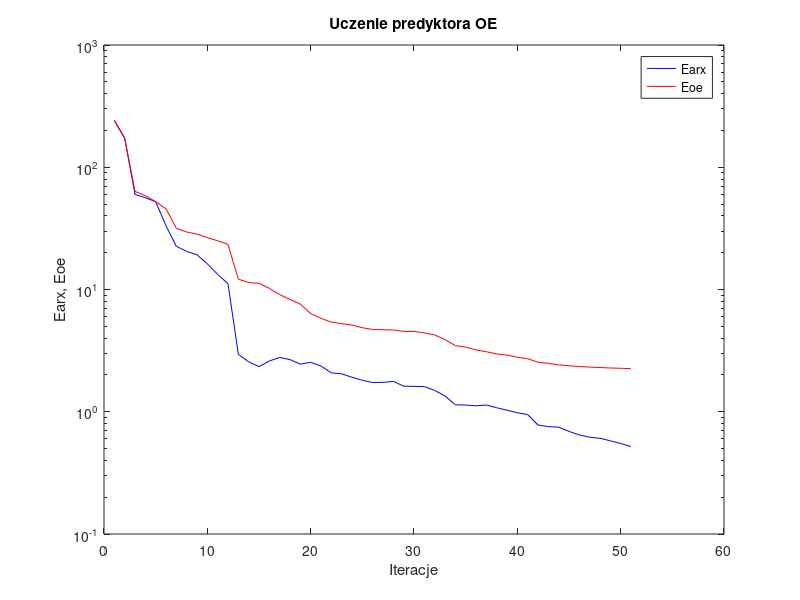
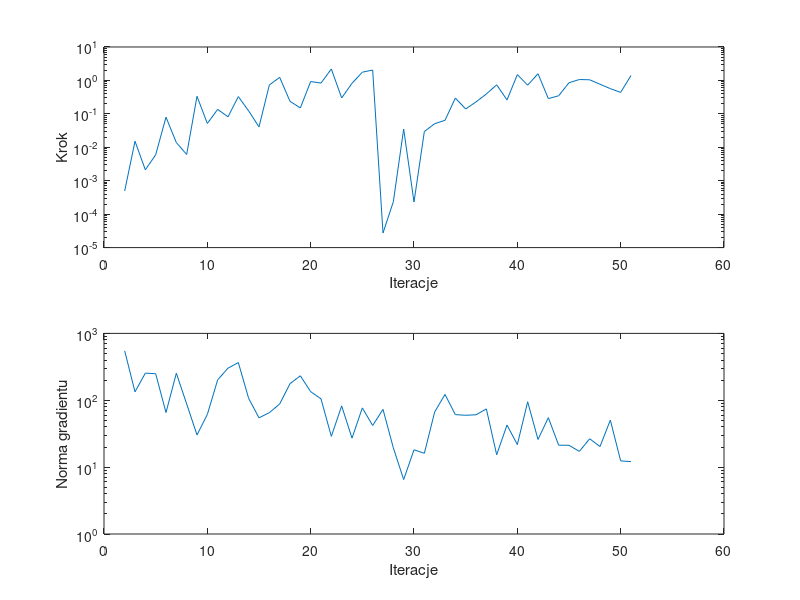

These figures' MATLAB source, in order:
%uczenie predyktora oe
clear all;
n=0; farx(n+1)=2.403373e+002; foe(n+1)=2.422674e+002; wspucz(n+1)=0.000000e+000; ng(n+1)=0.000000e+000;
%odnowa zmiennej metryki
n=1; farx(n+1)=1.722803e+002; foe(n+1)=1.740603e+002; krok(n+1)=4.927090e-004; ng(n+1)=5.488653e+002;
n=2; farx(n+1)=6.001868e+001; foe(n+1)=6.351880e+001; krok(n+1)=1.517118e-002; ng(n+1)=1.335615e+002;
n=3; farx(n+1)=5.631951e+001; foe(n+1)=5.859069e+001; krok(n+1)=2.117016e-003; ng(n+1)=2.545100e+002;
n=4; farx(n+1)=5.225950e+001; foe(n+1)=5.225963e+001; krok(n+1)=5.967857e-003; ng(n+1)=2.494031e+002;
n=5; farx(n+1)=3.320024e+001; foe(n+1)=4.576037e+001; krok(n+1)=7.959957e-002; ng(n+1)=6.553930e+001;
n=6; farx(n+1)=2.259087e+001; foe(n+1)=3.168654e+001; krok(n+1)=1.384176e-002; ng(n+1)=2.535295e+002;
n=7; farx(n+1)=2.048515e+001; foe(n+1)=2.955614e+001; krok(n+1)=6.100588e-003; ng(n+1)=8.808620e+001;
n=8; farx(n+1)=1.922714e+001; foe(n+1)=2.837798e+001; krok(n+1)=3.355407e-001; ng(n+1)=3.027123e+001;
n=9; farx(n+1)=1.620265e+001; foe(n+1)=2.657386e+001; krok(n+1)=5.157588e-002; ng(n+1)=6.138532e+001;
n=10; farx(n+1)=1.329153e+001; foe(n+1)=2.504167e+001; krok(n+1)=1.362955e-001; ng(n+1)=2.018626e+002;
n=11; farx(n+1)=1.114534e+001; foe(n+1)=2.339844e+001; krok(n+1)=8.153064e-002; ng(n+1)=3.021851e+002;
n=12; farx(n+1)=2.949424e+000; foe(n+1)=1.214969e+001; krok(n+1)=3.287969e-001; ng(n+1)=3.660614e+002;
n=13; farx(n+1)=2.562007e+000; foe(n+1)=1.139453e+001; krok(n+1)=1.221144e-001; ng(n+1)=1.064921e+002;
n=14; farx(n+1)=2.340459e+000; foe(n+1)=1.126018e+001; krok(n+1)=4.076532e-002; ng(n+1)=5.462073e+001;
n=15; farx(n+1)=2.600172e+000; foe(n+1)=1.021524e+001; krok(n+1)=7.310195e-001; ng(n+1)=6.524792e+001;
n=16; farx(n+1)=2.781985e+000; foe(n+1)=9.093849e+000; krok(n+1)=1.236406e+000; ng(n+1)=8.788707e+001;
n=17; farx(n+1)=2.670179e+000; foe(n+1)=8.286982e+000; krok(n+1)=2.367301e-001; ng(n+1)=1.770368e+002;
n=18; farx(n+1)=2.450031e+000; foe(n+1)=7.605352e+000; krok(n+1)=1.503594e-001; ng(n+1)=2.322297e+002;
n=19; farx(n+1)=2.538426e+000; foe(n+1)=6.351452e+000; krok(n+1)=9.270274e-001; ng(n+1)=1.343968e+002;
n=20; farx(n+1)=2.366014e+000; foe(n+1)=5.807259e+000; krok(n+1)=8.328011e-001; ng(n+1)=1.049441e+002;
n=21; farx(n+1)=2.079010e+000; foe(n+1)=5.408793e+000; krok(n+1)=2.196395e+000; ng(n+1)=2.882653e+001;
n=22; farx(n+1)=2.045281e+000; foe(n+1)=5.256365e+000; krok(n+1)=2.990259e-001; ng(n+1)=8.240780e+001;
n=23; farx(n+1)=1.912125e+000; foe(n+1)=5.123316e+000; krok(n+1)=8.202978e-001; ng(n+1)=2.711075e+001;
n=24; farx(n+1)=1.809752e+000; foe(n+1)=4.870986e+000; krok(n+1)=1.760056e+000; ng(n+1)=7.684423e+001;
n=25; farx(n+1)=1.732306e+000; foe(n+1)=4.709687e+000; krok(n+1)=2.048868e+000; ng(n+1)=4.190990e+001;
%odnowa zmiennej metryki
n=26; farx(n+1)=1.740242e+000; foe(n+1)=4.684955e+000; krok(n+1)=2.733737e-005; ng(n+1)=7.303784e+001;
n=27; farx(n+1)=1.771348e+000; foe(n+1)=4.665806e+000; krok(n+1)=2.353374e-004; ng(n+1)=1.943092e+001;
n=28; farx(n+1)=1.619890e+000; foe(n+1)=4.545087e+000; krok(n+1)=3.519888e-002; ng(n+1)=6.526298e+000;
n=29; farx(n+1)=1.612323e+000; foe(n+1)=4.540803e+000; krok(n+1)=2.302017e-004; ng(n+1)=1.814780e+001;
n=30; farx(n+1)=1.607541e+000; foe(n+1)=4.415262e+000; krok(n+1)=2.963700e-002; ng(n+1)=1.611220e+001;
n=31; farx(n+1)=1.494433e+000; foe(n+1)=4.251191e+000; krok(n+1)=5.079872e-002; ng(n+1)=6.679088e+001;
n=32; farx(n+1)=1.347029e+000; foe(n+1)=3.891741e+000; krok(n+1)=6.414287e-002; ng(n+1)=1.221793e+002;
n=33; farx(n+1)=1.141173e+000; foe(n+1)=3.476654e+000; krok(n+1)=2.969638e-001; ng(n+1)=6.098797e+001;
n=34; farx(n+1)=1.134163e+000; foe(n+1)=3.379628e+000; krok(n+1)=1.399123e-001; ng(n+1)=5.964103e+001;
n=35; farx(n+1)=1.118577e+000; foe(n+1)=3.203170e+000; krok(n+1)=2.272257e-001; ng(n+1)=6.062888e+001;
n=36; farx(n+1)=1.134983e+000; foe(n+1)=3.097147e+000; krok(n+1)=3.923690e-001; ng(n+1)=7.425321e+001;
n=37; farx(n+1)=1.078544e+000; foe(n+1)=2.972965e+000; krok(n+1)=7.382907e-001; ng(n+1)=1.531678e+001;
n=38; farx(n+1)=1.029391e+000; foe(n+1)=2.906904e+000; krok(n+1)=2.609695e-001; ng(n+1)=4.258609e+001;
n=39; farx(n+1)=9.808511e-001; foe(n+1)=2.794287e+000; krok(n+1)=1.492366e+000; ng(n+1)=2.171563e+001;
n=40; farx(n+1)=9.485887e-001; foe(n+1)=2.712277e+000; krok(n+1)=7.215816e-001; ng(n+1)=9.487800e+001;
n=41; farx(n+1)=7.794099e-001; foe(n+1)=2.542709e+000; krok(n+1)=1.585247e+000; ng(n+1)=2.591979e+001;
n=42; farx(n+1)=7.556325e-001; foe(n+1)=2.487757e+000; krok(n+1)=2.857025e-001; ng(n+1)=5.497893e+001;
n=43; farx(n+1)=7.483844e-001; foe(n+1)=2.419499e+000; krok(n+1)=3.477470e-001; ng(n+1)=2.128542e+001;
n=44; farx(n+1)=6.905397e-001; foe(n+1)=2.377991e+000; krok(n+1)=8.536620e-001; ng(n+1)=2.121953e+001;
n=45; farx(n+1)=6.462826e-001; foe(n+1)=2.343783e+000; krok(n+1)=1.063350e+000; ng(n+1)=1.719330e+001;
n=46; farx(n+1)=6.189169e-001; foe(n+1)=2.319703e+000; krok(n+1)=1.044632e+000; ng(n+1)=2.655844e+001;
n=47; farx(n+1)=6.067200e-001; foe(n+1)=2.299919e+000; krok(n+1)=7.679697e-001; ng(n+1)=2.032873e+001;
n=48; farx(n+1)=5.788048e-001; foe(n+1)=2.279890e+000; krok(n+1)=5.673929e-001; ng(n+1)=5.047026e+001;
n=49; farx(n+1)=5.500866e-001; foe(n+1)=2.268186e+000; krok(n+1)=4.385923e-001; ng(n+1)=1.240398e+001;
n=50; farx(n+1)=5.194095e-001; foe(n+1)=2.250050e+000; krok(n+1)=1.402391e+000; ng(n+1)=1.208073e+001;

figure; semilogy(farx,'b'); hold on; semilogy(foe,'r'); xlabel('Iteracje'); ylabel('Earx, Eoe'); legend('Earx','Eoe'); title('Uczenie predyktora OE');
figure; subplot(2,1,1); semilogy(krok); xlabel('Iteracje'); ylabel('Krok');
subplot(2,1,2); semilogy(ng); xlabel('Iteracje'); ylabel('Norma gradientu');
Earx=farx(n+1)
Eoe=foe(n+1)
